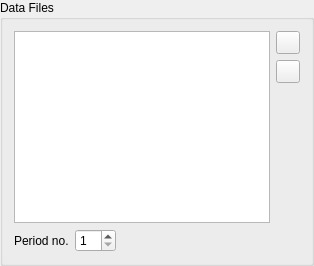
                 <widget class="QGroupBox" name="dataFilesGroupBox">
                  <property name="sizePolicy">
                   <sizepolicy hsizetype="Preferred" vsizetype="Minimum">
                    <horstretch>0</horstretch>
                    <verstretch>0</verstretch>
                   </sizepolicy>
                  </property>
                  <property name="minimumSize">
                   <size>
                    <width>0</width>
                    <height>0</height>
                   </size>
                  </property>
                  <property name="maximumSize">
                   <size>
                    <width>16777215</width>
                    <height>16777215</height>
                   </size>
                  </property>
                  <property name="title">
                   <string>Data Files</string>
                  </property>
                  <layout class="QHBoxLayout" name="horizontalLayout_45">
                   <item>
                    <layout class="QVBoxLayout" name="verticalLayout_17">
                     <item>
                      <widget class="QListWidget" name="dataFilesList">
                       <property name="sizePolicy">
                        <sizepolicy hsizetype="Preferred" vsizetype="Minimum">
                         <horstretch>0</horstretch>
                         <verstretch>0</verstretch>
                        </sizepolicy>
                       </property>
                       <property name="minimumSize">
                        <size>
                         <width>0</width>
                         <height>0</height>
                        </size>
                       </property>
                      </widget>
                     </item>
                     <item>
                      <layout class="QHBoxLayout" name="horizontalLayout_46">
                       <item>
                        <widget class="QLabel" name="periodNoLabel">
                         <property name="sizePolicy">
                          <sizepolicy hsizetype="Minimum" vsizetype="Preferred">
                           <horstretch>0</horstretch>
                           <verstretch>0</verstretch>
                          </sizepolicy>
                         </property>
                         <property name="minimumSize">
                          <size>
                           <width>0</width>
                           <height>0</height>
                          </size>
                         </property>
                         <property name="maximumSize">
                          <size>
                           <width>16777215</width>
                           <height>16777215</height>
                          </size>
                         </property>
                         <property name="text">
                          <string>Period no.</string>
                         </property>
                        </widget>
                       </item>
                       <item>
                        <widget class="QSpinBox" name="periodNoSpinBox">
                         <property name="minimum">
                          <number>1</number>
                         </property>
                        </widget>
                       </item>
                       <item>
                        <spacer name="horizontalSpacer_23">
                         <property name="orientation">
                          <enum>Qt::Horizontal</enum>
                         </property>
                         <property name="sizeHint" stdset="0">
                          <size>
                           <width>40</width>
                           <height>20</height>
                          </size>
                         </property>
                        </spacer>
                       </item>
                      </layout>
                     </item>
                    </layout>
                   </item>
                   <item>
                    <layout class="QVBoxLayout" name="verticalLayout_18">
                     <item>
                      <widget class="QToolButton" name="addDataFileButton">
                       <property name="sizePolicy">
                        <sizepolicy hsizetype="Minimum" vsizetype="Fixed">
                         <horstretch>0</horstretch>
                         <verstretch>0</verstretch>
                        </sizepolicy>
                       </property>
                       <property name="text">
                        <string/>
                       </property>
                       <property name="icon">
                        <iconset resource="../resources/resources.qrc">
                         <normaloff>:/icons/plus.png</normaloff>:/icons/plus.png</iconset>
                       </property>
                      </widget>
                     </item>
                     <item>
                      <widget class="QToolButton" name="removeDataFileButton">
                       <property name="text">
                        <string/>
                       </property>
                       <property name="icon">
                        <iconset resource="../resources/resources.qrc">
                         <normaloff>:/icons/minus.png</normaloff>:/icons/minus.png</iconset>
                       </property>
                      </widget>
                     </item>
                     <item>
                      <spacer name="verticalSpacer_7">
                       <property name="orientation">
                        <enum>Qt::Vertical</enum>
                       </property>
                       <property name="sizeHint" stdset="0">
                        <size>
                         <width>20</width>
                         <height>40</height>
                        </size>
                       </property>
                      </spacer>
                     </item>
                    </layout>
                   </item>
                  </layout>
                 </widget>
